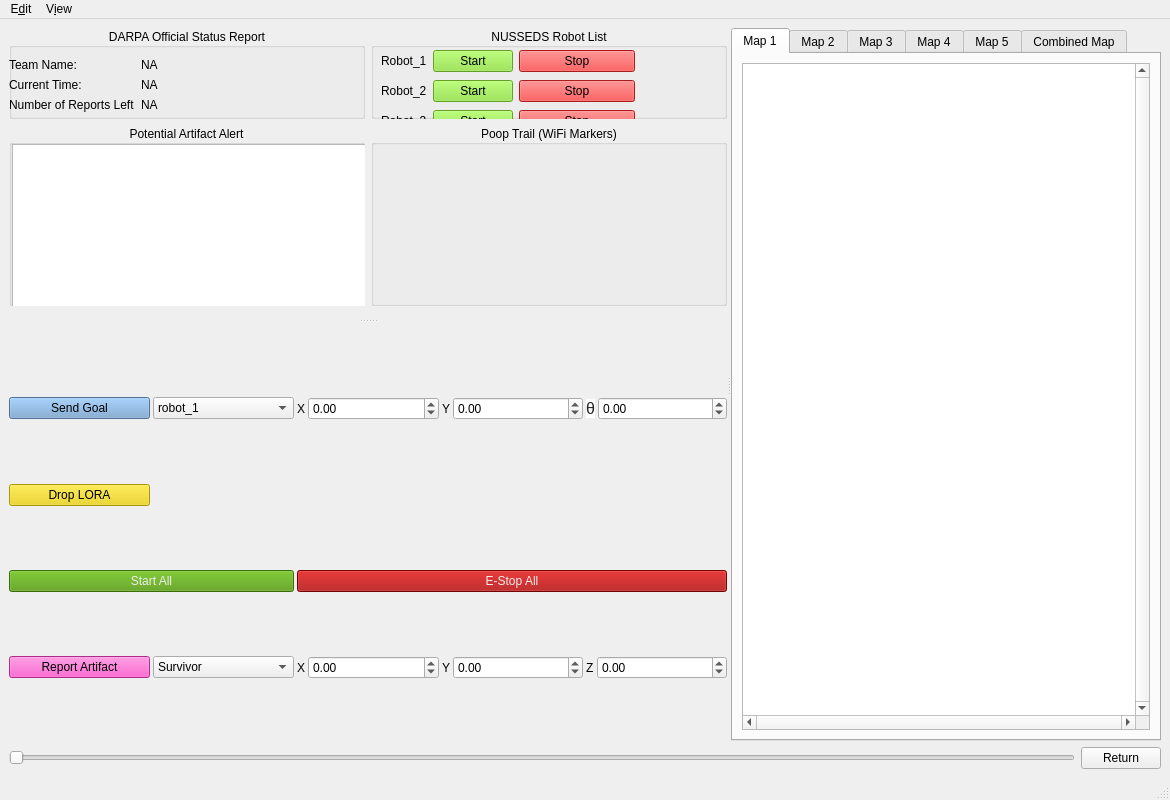
<?xml version="1.0" encoding="UTF-8"?>
<ui version="4.0">
 <class>MainWindow</class>
 <widget class="QMainWindow" name="MainWindow">
  <property name="geometry">
   <rect>
    <x>0</x>
    <y>0</y>
    <width>1170</width>
    <height>800</height>
   </rect>
  </property>
  <property name="sizePolicy">
   <sizepolicy hsizetype="Preferred" vsizetype="Preferred">
    <horstretch>0</horstretch>
    <verstretch>0</verstretch>
   </sizepolicy>
  </property>
  <property name="windowTitle">
   <string>MainWindow</string>
  </property>
  <widget class="QWidget" name="centralwidget">
   <property name="sizePolicy">
    <sizepolicy hsizetype="Expanding" vsizetype="Expanding">
     <horstretch>1</horstretch>
     <verstretch>1</verstretch>
    </sizepolicy>
   </property>
   <layout class="QVBoxLayout" name="verticalLayout_2">
    <item>
     <layout class="QHBoxLayout" name="horizontalLayoutMain" stretch="0">
      <item>
       <widget class="QSplitter" name="verticalSplitMain">
        <property name="sizePolicy">
         <sizepolicy hsizetype="Expanding" vsizetype="Expanding">
          <horstretch>1</horstretch>
          <verstretch>1</verstretch>
         </sizepolicy>
        </property>
        <property name="minimumSize">
         <size>
          <width>0</width>
          <height>421</height>
         </size>
        </property>
        <property name="orientation">
         <enum>Qt::Horizontal</enum>
        </property>
        <property name="handleWidth">
         <number>4</number>
        </property>
        <widget class="QSplitter" name="horizontalSplitPanel">
         <property name="sizePolicy">
          <sizepolicy hsizetype="Preferred" vsizetype="Expanding">
           <horstretch>0</horstretch>
           <verstretch>0</verstretch>
          </sizepolicy>
         </property>
         <property name="layoutDirection">
          <enum>Qt::LeftToRight</enum>
         </property>
         <property name="frameShape">
          <enum>QFrame::NoFrame</enum>
         </property>
         <property name="orientation">
          <enum>Qt::Vertical</enum>
         </property>
         <property name="opaqueResize">
          <bool>false</bool>
         </property>
         <property name="handleWidth">
          <number>30</number>
         </property>
         <property name="childrenCollapsible">
          <bool>false</bool>
         </property>
         <widget class="QWidget" name="verticalLayoutWidget">
          <layout class="QGridLayout" name="gridLayoutDisplayPanel" rowstretch="1,0,2" columnstretch="0,0">
           <item row="0" column="0">
            <widget class="QGroupBox" name="darpaStatusPanel">
             <property name="styleSheet">
              <string notr="true">QGroupBox#groupBox { border: 3px solid black;}
QLabel{border:1px solid black;};
</string>
             </property>
             <property name="title">
              <string>DARPA Official Status Report</string>
             </property>
             <property name="alignment">
              <set>Qt::AlignCenter</set>
             </property>
             <property name="flat">
              <bool>false</bool>
             </property>
             <property name="checkable">
              <bool>false</bool>
             </property>
             <widget class="QWidget" name="formLayoutWidget_8">
              <property name="geometry">
               <rect>
                <x>0</x>
                <y>30</y>
                <width>261</width>
                <height>121</height>
               </rect>
              </property>
              <layout class="QFormLayout" name="formLayout_8">
               <item row="1" column="0">
                <widget class="QLabel" name="label_11">
                 <property name="text">
                  <string>Current Time:</string>
                 </property>
                </widget>
               </item>
               <item row="2" column="0">
                <widget class="QLabel" name="label_12">
                 <property name="text">
                  <string>Number of Reports Left</string>
                 </property>
                 <property name="wordWrap">
                  <bool>true</bool>
                 </property>
                </widget>
               </item>
               <item row="1" column="1">
                <widget class="QLabel" name="currentTimeLabel">
                 <property name="text">
                  <string>NA</string>
                 </property>
                </widget>
               </item>
               <item row="2" column="1">
                <widget class="QLabel" name="reportsLeftLabel">
                 <property name="text">
                  <string>NA</string>
                 </property>
                </widget>
               </item>
               <item row="0" column="0">
                <widget class="QLabel" name="label_6">
                 <property name="text">
                  <string>Team Name:</string>
                 </property>
                </widget>
               </item>
               <item row="0" column="1">
                <widget class="QLabel" name="teamNameLabel">
                 <property name="text">
                  <string>NA</string>
                 </property>
                </widget>
               </item>
               <item row="3" column="0">
                <widget class="QLabel" name="label_5">
                 <property name="text">
                  <string>Current Score:</string>
                 </property>
                </widget>
               </item>
               <item row="3" column="1">
                <widget class="QLabel" name="currentScoreLabel">
                 <property name="text">
                  <string>NA</string>
                 </property>
                </widget>
               </item>
              </layout>
             </widget>
            </widget>
           </item>
           <item row="2" column="0">
            <widget class="QGroupBox" name="groupBox_3">
             <property name="title">
              <string>Potential Artifact Alert</string>
             </property>
             <property name="alignment">
              <set>Qt::AlignCenter</set>
             </property>
             <widget class="QTextEdit" name="artifactTextEdit">
              <property name="geometry">
               <rect>
                <x>3</x>
                <y>19</y>
                <width>361</width>
                <height>191</height>
               </rect>
              </property>
              <property name="sizePolicy">
               <sizepolicy hsizetype="Expanding" vsizetype="Maximum">
                <horstretch>0</horstretch>
                <verstretch>0</verstretch>
               </sizepolicy>
              </property>
             </widget>
            </widget>
           </item>
           <item row="2" column="1">
            <widget class="QGroupBox" name="groupBox_4">
             <property name="title">
              <string>Poop Trail (WiFi Markers)</string>
             </property>
             <property name="alignment">
              <set>Qt::AlignCenter</set>
             </property>
             <widget class="QWidget" name="verticalLayoutWidget_3">
              <property name="geometry">
               <rect>
                <x>0</x>
                <y>20</y>
                <width>361</width>
                <height>191</height>
               </rect>
              </property>
              <layout class="QVBoxLayout" name="verticalLayout_3"/>
             </widget>
            </widget>
           </item>
           <item row="0" column="1">
            <widget class="QGroupBox" name="robotListPanel">
             <property name="styleSheet">
              <string notr="true">QGroupBox#groupBox_2 { border: 3px solid black;}</string>
             </property>
             <property name="title">
              <string>NUSSEDS Robot List</string>
             </property>
             <property name="alignment">
              <set>Qt::AlignCenter</set>
             </property>
             <widget class="QWidget" name="gridLayoutWidget">
              <property name="geometry">
               <rect>
                <x>10</x>
                <y>20</y>
                <width>254</width>
                <height>151</height>
               </rect>
              </property>
              <layout class="QGridLayout" name="gridLayout_4" rowstretch="0,0,0,0,0,0" columnstretch="0,0,1,2">
               <item row="1" column="2">
                <widget class="EStopButton" name="robot1StartBtn">
                 <property name="styleSheet">
                  <string notr="true">background-color: rgb(138, 226, 52);</string>
                 </property>
                 <property name="text">
                  <string>Start</string>
                 </property>
                </widget>
               </item>
               <item row="2" column="1">
                <widget class="QLabel" name="label_2">
                 <property name="text">
                  <string>Robot_2</string>
                 </property>
                </widget>
               </item>
               <item row="3" column="1">
                <widget class="QLabel" name="label_3">
                 <property name="text">
                  <string>Robot_3</string>
                 </property>
                </widget>
               </item>
               <item row="1" column="1">
                <widget class="QLabel" name="label">
                 <property name="text">
                  <string>Robot_1</string>
                 </property>
                </widget>
               </item>
               <item row="1" column="3">
                <widget class="EStopButton" name="robot1StopBtn">
                 <property name="styleSheet">
                  <string notr="true">background-color: rgb(239, 41, 41);</string>
                 </property>
                 <property name="text">
                  <string>Stop</string>
                 </property>
                </widget>
               </item>
               <item row="4" column="1">
                <widget class="QLabel" name="label_4">
                 <property name="text">
                  <string>Robot_4</string>
                 </property>
                </widget>
               </item>
               <item row="5" column="1">
                <widget class="QLabel" name="label_19">
                 <property name="text">
                  <string>Robot_5</string>
                 </property>
                </widget>
               </item>
               <item row="2" column="2">
                <widget class="EStopButton" name="robot2StartBtn">
                 <property name="styleSheet">
                  <string notr="true">background-color: rgb(138, 226, 52);</string>
                 </property>
                 <property name="text">
                  <string>Start</string>
                 </property>
                </widget>
               </item>
               <item row="3" column="2">
                <widget class="EStopButton" name="robot3StartBtn">
                 <property name="styleSheet">
                  <string notr="true">background-color: rgb(138, 226, 52);</string>
                 </property>
                 <property name="text">
                  <string>Start</string>
                 </property>
                </widget>
               </item>
               <item row="4" column="2">
                <widget class="EStopButton" name="robot4StartBtn">
                 <property name="styleSheet">
                  <string notr="true">background-color: rgb(138, 226, 52);</string>
                 </property>
                 <property name="text">
                  <string>Start</string>
                 </property>
                </widget>
               </item>
               <item row="5" column="2">
                <widget class="EStopButton" name="robot5StartBtn">
                 <property name="styleSheet">
                  <string notr="true">background-color: rgb(138, 226, 52);</string>
                 </property>
                 <property name="text">
                  <string>Start</string>
                 </property>
                </widget>
               </item>
               <item row="2" column="3">
                <widget class="EStopButton" name="robot2StopBtn">
                 <property name="styleSheet">
                  <string notr="true">background-color: rgb(239, 41, 41);</string>
                 </property>
                 <property name="text">
                  <string>Stop</string>
                 </property>
                </widget>
               </item>
               <item row="3" column="3">
                <widget class="EStopButton" name="robot3StopBtn">
                 <property name="styleSheet">
                  <string notr="true">background-color: rgb(239, 41, 41);</string>
                 </property>
                 <property name="text">
                  <string>Stop</string>
                 </property>
                </widget>
               </item>
               <item row="4" column="3">
                <widget class="EStopButton" name="robot4StopBtn">
                 <property name="styleSheet">
                  <string notr="true">background-color: rgb(239, 41, 41);</string>
                 </property>
                 <property name="text">
                  <string>Stop</string>
                 </property>
                </widget>
               </item>
               <item row="5" column="3">
                <widget class="EStopButton" name="robot5StopBtn">
                 <property name="styleSheet">
                  <string notr="true">background-color: rgb(239, 41, 41);</string>
                 </property>
                 <property name="text">
                  <string>Stop</string>
                 </property>
                </widget>
               </item>
              </layout>
             </widget>
            </widget>
           </item>
          </layout>
         </widget>
         <widget class="QWidget" name="formLayoutWidget">
          <layout class="QGridLayout" name="gridLayoutMovement" rowstretch="0,0,0,0,0,0,0" columnstretch="0,0,0,0,0">
           <property name="spacing">
            <number>3</number>
           </property>
           <item row="0" column="2">
            <layout class="QFormLayout" name="formLayoutGoalX">
             <item row="0" column="1">
              <widget class="QDoubleSpinBox" name="goalXInput">
               <property name="minimum">
                <double>-99.000000000000000</double>
               </property>
              </widget>
             </item>
             <item row="0" column="0">
              <widget class="QLabel" name="xLabelDisplay_1">
               <property name="text">
                <string>X</string>
               </property>
              </widget>
             </item>
            </layout>
           </item>
           <item row="2" column="2" colspan="3">
            <widget class="QPushButton" name="eStopAllBtn">
             <property name="styleSheet">
              <string notr="true">background-color: rgb(164, 0, 0);
color: rgb(238, 238, 236);</string>
             </property>
             <property name="text">
              <string>E-Stop All</string>
             </property>
            </widget>
           </item>
           <item row="2" column="0" colspan="2">
            <widget class="QPushButton" name="startAllBtn">
             <property name="styleSheet">
              <string notr="true">background-color: rgb(78, 154, 6);
color: rgb(238, 238, 236);</string>
             </property>
             <property name="text">
              <string>Start All</string>
             </property>
            </widget>
           </item>
           <item row="6" column="1">
            <widget class="QComboBox" name="comboBoxArtifactType">
             <property name="maxCount">
              <number>6</number>
             </property>
             <item>
              <property name="text">
               <string>Survivor</string>
              </property>
             </item>
             <item>
              <property name="text">
               <string>Backpack</string>
              </property>
             </item>
             <item>
              <property name="text">
               <string>Cell Phone</string>
              </property>
             </item>
             <item>
              <property name="text">
               <string>Vent</string>
              </property>
             </item>
             <item>
              <property name="text">
               <string>Gas</string>
              </property>
             </item>
            </widget>
           </item>
           <item row="6" column="0">
            <widget class="QPushButton" name="reportArtifactBtn">
             <property name="styleSheet">
              <string notr="true">background-color: rgb(241, 62, 190);</string>
             </property>
             <property name="text">
              <string>Report Artifact</string>
             </property>
            </widget>
           </item>
           <item row="6" column="2">
            <layout class="QFormLayout" name="formLayoutArtifactX">
             <item row="0" column="0">
              <widget class="QLabel" name="xLabelDisplay_2">
               <property name="text">
                <string>X</string>
               </property>
              </widget>
             </item>
             <item row="0" column="1">
              <widget class="QDoubleSpinBox" name="artifactXInput">
               <property name="minimum">
                <double>-10000.000000000000000</double>
               </property>
               <property name="maximum">
                <double>10000.000000000000000</double>
               </property>
              </widget>
             </item>
            </layout>
           </item>
           <item row="0" column="3">
            <layout class="QFormLayout" name="formLayoutGoalY">
             <item row="0" column="0">
              <widget class="QLabel" name="yLabelDisplay_1">
               <property name="text">
                <string>Y</string>
               </property>
              </widget>
             </item>
             <item row="0" column="1">
              <widget class="QDoubleSpinBox" name="goalYInput">
               <property name="minimum">
                <double>-99.000000000000000</double>
               </property>
              </widget>
             </item>
            </layout>
           </item>
           <item row="0" column="4">
            <layout class="QFormLayout" name="formLayoutGoalZ">
             <item row="0" column="0">
              <widget class="QLabel" name="thetaLabelDisplay_1">
               <property name="text">
                <string>&lt;html&gt;&lt;head/&gt;&lt;body&gt;&lt;p&gt;&lt;span style=&quot; font-family:'Roboto,arial,sans-serif'; font-size:16px; color:#222222; background-color:#ffffff;&quot;&gt;θ&lt;/span&gt;</string>
               </property>
              </widget>
             </item>
             <item row="0" column="1">
              <widget class="QDoubleSpinBox" name="goalThetaInput">
               <property name="minimum">
                <double>-99.000000000000000</double>
               </property>
              </widget>
             </item>
            </layout>
           </item>
           <item row="6" column="3">
            <layout class="QFormLayout" name="formLayoutArtifactY">
             <item row="0" column="0">
              <widget class="QLabel" name="yLabelDisplay_2">
               <property name="text">
                <string>Y</string>
               </property>
              </widget>
             </item>
             <item row="0" column="1">
              <widget class="QDoubleSpinBox" name="artifactYInput">
               <property name="minimum">
                <double>-10000.000000000000000</double>
               </property>
               <property name="maximum">
                <double>10000.000000000000000</double>
               </property>
              </widget>
             </item>
            </layout>
           </item>
           <item row="6" column="4">
            <layout class="QFormLayout" name="formLayoutArtifactZ">
             <item row="0" column="0">
              <widget class="QLabel" name="zLabelDisplay_2">
               <property name="text">
                <string>Z</string>
               </property>
              </widget>
             </item>
             <item row="0" column="1">
              <widget class="QDoubleSpinBox" name="artifactZInput">
               <property name="minimum">
                <double>-10000.000000000000000</double>
               </property>
               <property name="maximum">
                <double>10000.000000000000000</double>
               </property>
              </widget>
             </item>
            </layout>
           </item>
           <item row="0" column="0">
            <widget class="QPushButton" name="sendGoalBtn">
             <property name="styleSheet">
              <string notr="true">background-color: rgb(114, 159, 207);</string>
             </property>
             <property name="text">
              <string>Send Goal</string>
             </property>
            </widget>
           </item>
           <item row="0" column="1">
            <widget class="QComboBox" name="comboBoxGoalRobotNum">
             <item>
              <property name="text">
               <string>robot_1</string>
              </property>
             </item>
             <item>
              <property name="text">
               <string>robot_2</string>
              </property>
             </item>
             <item>
              <property name="text">
               <string>robot_3</string>
              </property>
             </item>
             <item>
              <property name="text">
               <string>robot_4</string>
              </property>
             </item>
             <item>
              <property name="text">
               <string>robot_5</string>
              </property>
             </item>
            </widget>
           </item>
           <item row="1" column="0">
            <widget class="QPushButton" name="loraDropBtn">
             <property name="styleSheet">
              <string notr="true">background-color: rgb(237, 212, 0)</string>
             </property>
             <property name="text">
              <string>Drop LORA</string>
             </property>
            </widget>
           </item>
          </layout>
         </widget>
        </widget>
        <widget class="QTabWidget" name="tabMaps">
         <property name="currentIndex">
          <number>0</number>
         </property>
         <widget class="QWidget" name="map_1">
          <property name="sizePolicy">
           <sizepolicy hsizetype="Preferred" vsizetype="Preferred">
            <horstretch>1</horstretch>
            <verstretch>0</verstretch>
           </sizepolicy>
          </property>
          <attribute name="title">
           <string>Map 1</string>
          </attribute>
          <layout class="QVBoxLayout" name="verticalLayout_4">
           <item>
            <widget class="QGraphicsView" name="graphicsView_1">
             <property name="verticalScrollBarPolicy">
              <enum>Qt::ScrollBarAlwaysOn</enum>
             </property>
             <property name="horizontalScrollBarPolicy">
              <enum>Qt::ScrollBarAlwaysOn</enum>
             </property>
            </widget>
           </item>
          </layout>
         </widget>
         <widget class="QWidget" name="map_2">
          <attribute name="title">
           <string>Map 2</string>
          </attribute>
          <layout class="QVBoxLayout" name="verticalLayout_5">
           <item>
            <widget class="QGraphicsView" name="graphicsView_2">
             <property name="verticalScrollBarPolicy">
              <enum>Qt::ScrollBarAlwaysOn</enum>
             </property>
             <property name="horizontalScrollBarPolicy">
              <enum>Qt::ScrollBarAlwaysOn</enum>
             </property>
            </widget>
           </item>
          </layout>
         </widget>
         <widget class="QWidget" name="map_3">
          <attribute name="title">
           <string>Map 3</string>
          </attribute>
          <layout class="QVBoxLayout" name="verticalLayout_6">
           <item>
            <widget class="QGraphicsView" name="graphicsView_3">
             <property name="verticalScrollBarPolicy">
              <enum>Qt::ScrollBarAlwaysOn</enum>
             </property>
             <property name="horizontalScrollBarPolicy">
              <enum>Qt::ScrollBarAlwaysOn</enum>
             </property>
            </widget>
           </item>
          </layout>
         </widget>
         <widget class="QWidget" name="map_4">
          <attribute name="title">
           <string>Map 4</string>
          </attribute>
          <layout class="QVBoxLayout" name="verticalLayout_7">
           <item>
            <widget class="QGraphicsView" name="graphicsView_4">
             <property name="verticalScrollBarPolicy">
              <enum>Qt::ScrollBarAlwaysOn</enum>
             </property>
             <property name="horizontalScrollBarPolicy">
              <enum>Qt::ScrollBarAlwaysOn</enum>
             </property>
            </widget>
           </item>
          </layout>
         </widget>
         <widget class="QWidget" name="map_5">
          <attribute name="title">
           <string>Map 5</string>
          </attribute>
          <layout class="QVBoxLayout" name="verticalLayout_8">
           <item>
            <widget class="QGraphicsView" name="graphicsView_5">
             <property name="verticalScrollBarPolicy">
              <enum>Qt::ScrollBarAlwaysOn</enum>
             </property>
             <property name="horizontalScrollBarPolicy">
              <enum>Qt::ScrollBarAlwaysOn</enum>
             </property>
            </widget>
           </item>
          </layout>
         </widget>
         <widget class="QWidget" name="map_combined">
          <attribute name="title">
           <string>Combined Map</string>
          </attribute>
          <layout class="QVBoxLayout" name="verticalLayout_9">
           <item>
            <widget class="QGraphicsView" name="graphicsView_6">
             <property name="verticalScrollBarPolicy">
              <enum>Qt::ScrollBarAlwaysOn</enum>
             </property>
             <property name="horizontalScrollBarPolicy">
              <enum>Qt::ScrollBarAlwaysOn</enum>
             </property>
            </widget>
           </item>
          </layout>
         </widget>
        </widget>
       </widget>
      </item>
     </layout>
    </item>
    <item>
     <layout class="QHBoxLayout" name="horizontalLayoutBottom">
      <item>
       <widget class="QSlider" name="progressSlider">
        <property name="orientation">
         <enum>Qt::Horizontal</enum>
        </property>
       </widget>
      </item>
      <item>
       <widget class="QPushButton" name="returnDraw">
        <property name="text">
         <string>Return</string>
        </property>
       </widget>
      </item>
     </layout>
    </item>
   </layout>
  </widget>
  <widget class="QMenuBar" name="menubar">
   <property name="geometry">
    <rect>
     <x>0</x>
     <y>0</y>
     <width>1170</width>
     <height>22</height>
    </rect>
   </property>
   <widget class="QMenu" name="menuView">
    <property name="title">
     <string>V&amp;iew</string>
    </property>
    <addaction name="actionArtifacts"/>
    <addaction name="actionRobots"/>
    <addaction name="actionLocal_Map"/>
   </widget>
   <widget class="QMenu" name="menuEdit">
    <property name="title">
     <string>E&amp;dit</string>
    </property>
    <addaction name="actionUndo"/>
    <addaction name="actionRedo"/>
   </widget>
   <addaction name="menuEdit"/>
   <addaction name="menuView"/>
  </widget>
  <widget class="QStatusBar" name="statusbar"/>
  <action name="actionArtifacts">
   <property name="text">
    <string>&amp;Artifact Report History</string>
   </property>
   <property name="iconText">
    <string>Artifact Report History</string>
   </property>
  </action>
  <action name="actionRobots">
   <property name="text">
    <string>&amp;Robots</string>
   </property>
  </action>
  <action name="actionUndo">
   <property name="text">
    <string>&amp;Undo????</string>
   </property>
  </action>
  <action name="actionRedo">
   <property name="text">
    <string>&amp;Redo????</string>
   </property>
  </action>
  <action name="actionLocal_Map">
   <property name="text">
    <string>Toggle Local/Global Map</string>
   </property>
  </action>
 </widget>
 <customwidgets>
  <customwidget>
   <class>EStopButton</class>
   <extends>QPushButton</extends>
   <header>mission_planner/EStopButton.h</header>
  </customwidget>
 </customwidgets>
 <resources/>
 <connections/>
</ui>
